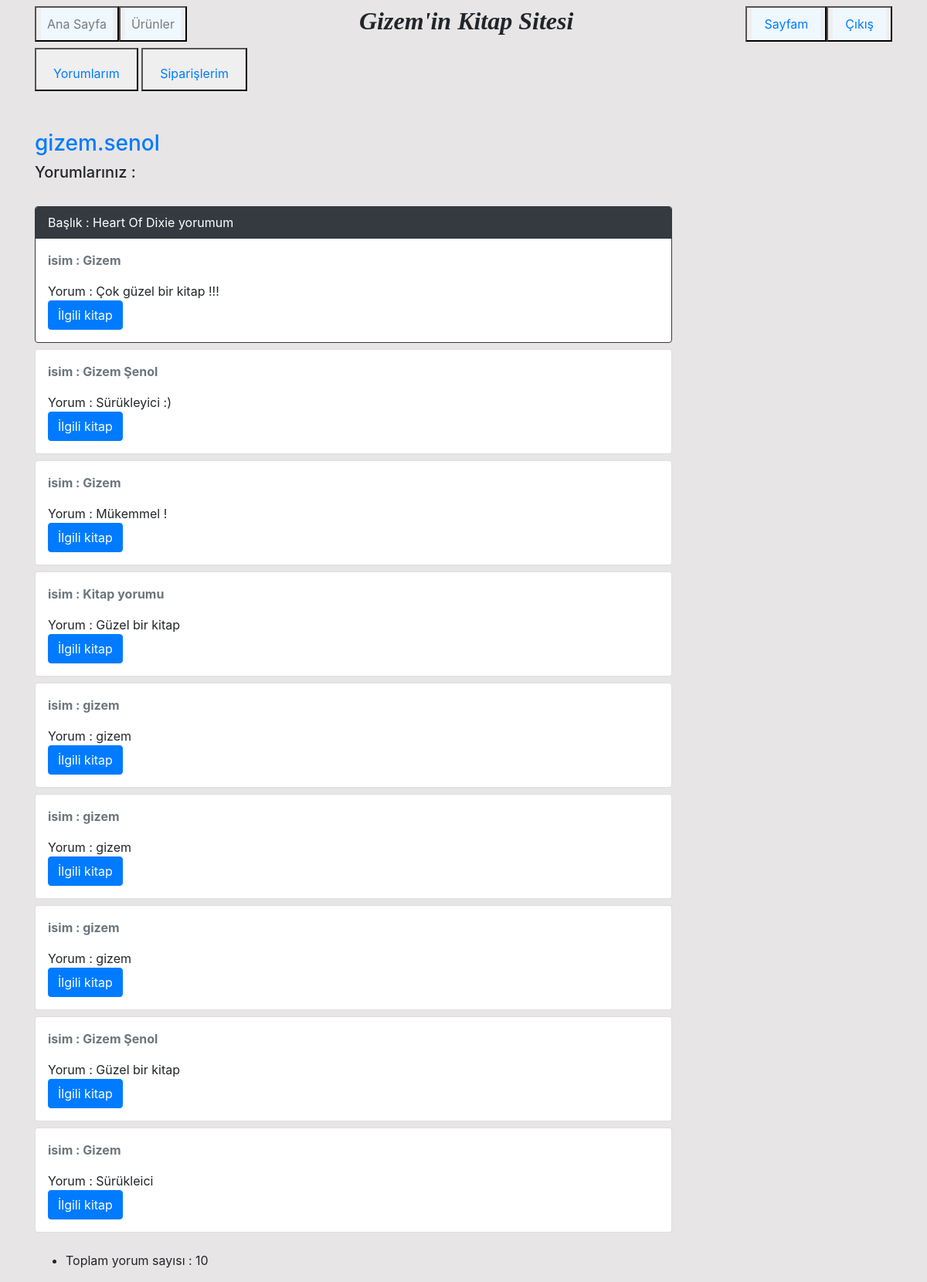
The page /accounts/dashboard/ (signed in) on the database its author committed.
### personal_portfolio/products/models.py (models this page shows)
class Comment(models.Model):
    isim = models.CharField(max_length=100)
    baslik = models.CharField(max_length = 50)
    yorum = models.CharField(max_length = 200)
    puan = models.IntegerField(default = 1)
    product = models.ForeignKey(Product,on_delete=models.CASCADE,related_name='comments')
    user = models.ForeignKey(User,on_delete=models.CASCADE,related_name='comments')
    class Meta:
        db_table = 'comments'

### personal_portfolio/accounts/views.py (the view)
# urls.py: path('dashboard/', views.dashboardView,name = "dashboard"),
@login_required
def dashboardView(request):
    print()
    user = User.objects.get(username = request.user)
    comments = Comment.objects.filter(user_id = user.id)
    comments.length = len(comments)
    orders = Order.objects.filter(user_id = user.id)
    context = {
        'comments': comments,
        'orders':orders
    }
    return render(request,'dashboard.html', context)

### personal_portfolio/accounts/templates/dashboard.html (shortened to what this page needs)
{% extends 'base.html' %}
{% block content %}
        <button><a  style="float:right;margin-top: 10px;margin-right: 0ch" class="nav-link" href="{% url 'comment_view' %}">Yorumlarım</a></button>
        <button><a  style="float:right;margin-top: 10px;margin-right: 0ch" class="nav-link" href="{% url 'order_view' %}">Siparişlerim</a></button>
<div class="row user">
  <div class="col-md-9">
    <div class="tab-content">
      <div class="tab-pane active" id="user-timeline">
        <div class="timeline-post">
            <div class="post-media">
              <div class="content">
                <br><br>
                <h3><a href="#">{{user.get_username}}</a></h3>
              </div>
            </div>
          <div class="post-content">
              {%if comments.length != 0%}<h5>Yorumlarınız :</h5><br>{%endif%}
              {% for comment in comments %}
              {% if  forloop.counter != 5 %}
              <div class="card {% if forloop.last %}mb-4{% else %}mb-2{% endif %} {% if forloop.first %}border-dark{% endif %}">
                {% if forloop.first %}
                  <div class="card-header text-white bg-dark py-2 px-3">Başlık : {{comment.baslik}}</div>
                {% endif %}
                <div class="card-body p-3">
                  <div class="row">
                    <div class="col-10">
                      <div class="row mb-3">
                        <div class="col-6">
                          <strong class="text-muted">isim : {{ comment.isim }}</strong>
                        </div>
                      </div>
                      Yorum : {{ comment.yorum }} <br>
                      <a href="{% url 'product_detail' comment.product_id %}"
                        class="btn btn-primary">
                        İlgili kitap
                      </a>
                    </div>
                  </div>
                </div>
              </div>
              {%endif%}
            {% endfor %}
        </div>
          <ul class="post-utility">
            <li class="comments">Toplam yorum sayısı : {{comments.length}}</li>
          </ul>
        </div>
      </div>
      </div>
    </div>
  </div>
</div>
{% endblock %}

### personal_portfolio/personal_portfolio/templates/base.html (shortened to what this page needs)
<link rel="stylesheet" href="https://stackpath.bootstrapcdn.com/bootstrap/4.1.3/css/bootstrap.min.css">
<nav   class="navbar navbar-expand-lg navbar-light darkcyan">
    <div  class="container">
        <div class="collapse navbar-collapse" id="navbarSupportedContent">
          <ul class="navbar-nav mr-auto">
              <li class="nav-item active">
                  <button><a style="background-color:aliceblue" class="nav-link" href="{% url 'home_page' %}">Ana Sayfa</a></button>
                </li>
            <li class="nav-item active">
                <button><a style="background-color:aliceblue" class="nav-link" href="{% url 'product_index' %}">Ürünler</a></button>
            </li>
          </ul>
        </div>
        <font face="Comic Sans MS Bold"><h2><b><i>Gizem'in Kitap Sitesi</b></i></h2></font>
        {% if user.is_authenticated%}
          <button><a style="background-color:aliceblue" class="nav-link" href="{% url 'dashboard'%}">Sayfam</a></button>
          <br>
          <button><a style="background-color:aliceblue" class="nav-link" href="{% url 'logout' %}">Çıkış</a></button>
        {%else%}
        <div class="collapse navbar-collapse" style="float:right;margin-top: 10px;margin-right: 0ch"></div>
          <a class="nav-link" href="{% url 'login_url' %}">Giriş</a>
          <a class="nav-link" href="{% url 'register_url' %}">Kayıt Ol</a>
        {% endif %}
    </div>
</nav>
<body style="background-color:rgb(231, 229, 229)" >
<div class="container">
    {% block content %} {%endblock%}
</body>

### rows shown on the page
Comment: baslik "Heart Of Dixie yorumum", isim "Gizem", yorum "Çok güzel bir kitap !!!"
Comment: isim "Gizem Şenol", yorum "Sürükleyici :)"
Comment: isim "Gizem", yorum "Mükemmel !"
Comment: isim "Kitap yorumu", yorum "Güzel bir kitap"
Comment: isim "gizem", yorum "gizem"
Comment: isim "gizem", yorum "gizem"
Comment: isim "gizem", yorum "gizem"
Comment: isim "Gizem Şenol", yorum "Güzel bir kitap"
Comment: isim "Gizem", yorum "Sürükleici"

### other values the page prints
{{ user.get_username }} "gizem.senol"
{{ comments.length }} "10"
